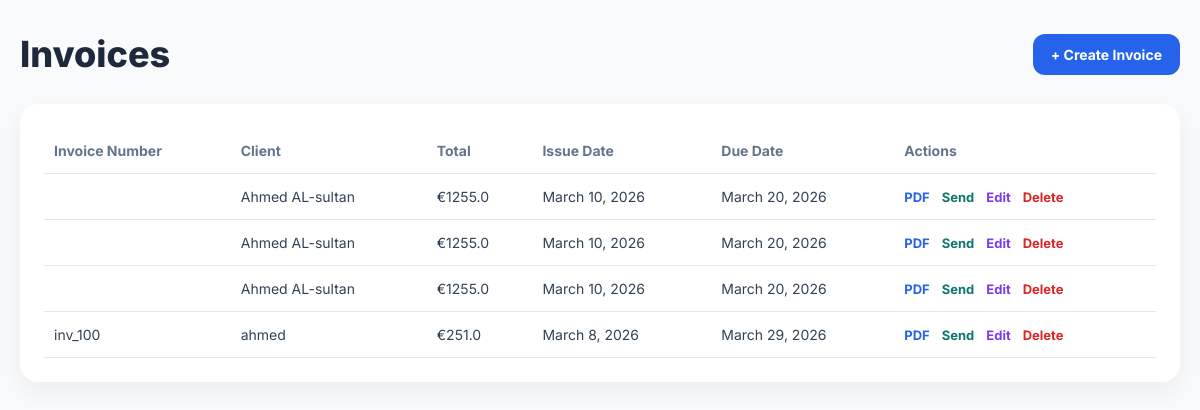
Screenshot of /invoices/ with the database file from the repository.
### billing/models.py (models this page shows, shortened)
class Invoice(models.Model):
    INVOICE_TYPE_CHOICES = [
        ("hourly", "Hourly invoice"),
        ("weekly", "Weekly invoice"),
        ("fixed", "Fixed amount invoice"),
    ]
    VAT_CHOICES = [
        (0, "0%"),
        (13.5, "13.5%"),
        (25.5, "25.5%"),
    ]
    owner = models.ForeignKey(settings.AUTH_USER_MODEL, on_delete=models.CASCADE)
    client = models.ForeignKey(Client, on_delete=models.CASCADE)
    invoice_number = models.CharField(max_length=50)
    invoice_type = models.CharField(
        max_length=20,
        choices=INVOICE_TYPE_CHOICES,
        default="hourly",
    )
    weeks_text = models.CharField(max_length=200, blank=True, null=True)
    work_hours = models.FloatField(default=0, blank=True)
    hourly_rate = models.FloatField(default=0, blank=True)
    issue_date = models.DateField()
    due_date = models.DateField()
    subtotal = models.FloatField(default=0)
    vat_rate = models.FloatField(default=25.5, choices=VAT_CHOICES)
    vat_amount = models.FloatField(default=0)
    total = models.FloatField(default=0)

class Client(models.Model):
    owner = models.ForeignKey(settings.AUTH_USER_MODEL, on_delete=models.CASCADE)
    name = models.CharField(max_length=200)
    email = models.EmailField(blank=True, null=True)
    def __str__(self):
        return self.name

### billing/views.py (the view)
# urls.py: path('invoices/', invoices_list),
def invoices_list(request):
    invoices = Invoice.objects.all().order_by('-id')
    return render(request, "billing/invoices_list.html", {"invoices": invoices})

### billing/templates/billing/invoices_list.html (shortened to what this page needs)
{% extends "billing/base.html" %}
{% block content %}
<div class="page-header">
    <h1 class="page-title">Invoices</h1>
    <a href="/create-invoice/" class="create-btn">+ Create Invoice</a>
</div>
<div class="table-card">
    {% if invoices %}
    <table>
        <thead>
            <tr>
                <th>Invoice Number</th>
                <th>Client</th>
                <th>Total</th>
                <th>Issue Date</th>
                <th>Due Date</th>
                <th>Actions</th>
            </tr>
        </thead>
        <tbody>
            {% for invoice in invoices %}
            <tr>
                <td>{{ invoice.invoice_number }}</td>
                <td>{{ invoice.client }}</td>
                <td>€{{ invoice.total }}</td>
                <td>{{ invoice.issue_date }}</td>
                <td>{{ invoice.due_date }}</td>
                <td>
                    <div class="actions">
                        <a class="pdf" href="/invoice/{{ invoice.id }}/pdf/">PDF</a>
                        <a class="send" href="/invoice/{{ invoice.id }}/send/">Send</a>
                        <a class="edit" href="/invoice/{{ invoice.id }}/edit/">Edit</a>
                        <a class="delete" href="/invoice/{{ invoice.id }}/delete/" onclick="return confirm('Delete this invoice?')">Delete</a>
                    </div>
                </td>
            </tr>
            {% endfor %}
        </tbody>
    </table>
    {% else %}
        <div class="empty">No invoices found.</div>
    {% endif %}
</div>
{% endblock %}

### billing/templates/billing/base.html (style rules this page uses)
* { box-sizing:border-box; }
body { margin:0; font-family:'Inter', sans-serif; background:#f8fafc; color:#1e293b; }

### billing/templates/billing/invoices_list.html (style rules this page uses)
.page-header { display:flex; justify-content:space-between; align-items:center; margin-bottom:28px; gap:16px; flex-wrap:wrap; }
.page-title { font-size:36px; font-weight:800; color:#1e293b; margin:0; }
.create-btn { display:inline-block; background:#2563eb; color:white; text-decoration:none; padding:12px 18px; border-radius:12px; font-weight:700; font-size:14px; }
.table-card { background:white; border-radius:18px; padding:24px; box-shadow:0 10px 30px rgba(0,0,0,0.06); overflow-x:auto; }
table { width:100%; border-collapse:collapse; }
th, td { text-align:left; padding:14px 10px; border-bottom:1px solid #e2e8f0; font-size:14px; vertical-align:middle; }
th { color:#64748b; font-weight:700; }
td { color:#334155; }
.actions { display:flex; gap:12px; flex-wrap:wrap; }
.actions a { text-decoration:none; font-weight:700; font-size:13px; }
.pdf { color:#2563eb; }
.send { color:#0f766e; }
.edit { color:#7c3aed; }
.delete { color:#dc2626; }

### rows the page displays
Invoice: client "Ahmed AL-sultan", total "1255.0", issue_date "March 10, 2026", due_date "March 20, 2026"
Invoice: client "Ahmed AL-sultan", total "1255.0", issue_date "March 10, 2026", due_date "March 20, 2026"
Invoice: client "Ahmed AL-sultan", total "1255.0", issue_date "March 10, 2026", due_date "March 20, 2026"
Invoice: invoice_number "inv_100", client "ahmed", total "251.0", issue_date "March 8, 2026", due_date "March 29, 2026"
